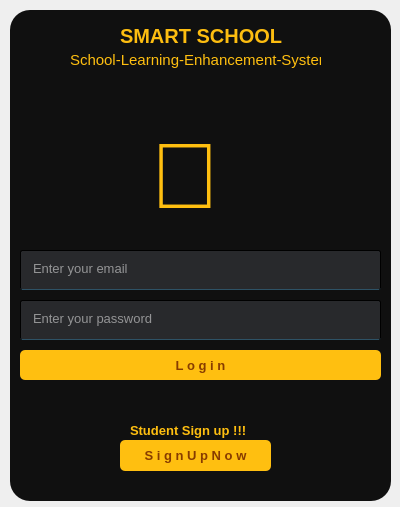
<?xml version="1.0" encoding="UTF-8"?>
<ui version="4.0">
 <class>Form</class>
 <widget class="QWidget" name="Form">
  <property name="geometry">
   <rect>
    <x>0</x>
    <y>0</y>
    <width>400</width>
    <height>507</height>
   </rect>
  </property>
  <property name="minimumSize">
   <size>
    <width>0</width>
    <height>0</height>
   </size>
  </property>
  <property name="windowTitle">
   <string>Form</string>
  </property>
  <widget class="QWidget" name="widget" native="true">
   <property name="enabled">
    <bool>true</bool>
   </property>
   <property name="geometry">
    <rect>
     <x>10</x>
     <y>10</y>
     <width>381</width>
     <height>491</height>
    </rect>
   </property>
   <property name="maximumSize">
    <size>
     <width>400</width>
     <height>500</height>
    </size>
   </property>
   <property name="styleSheet">
    <string notr="true">background-color:rgb(16,16,16,255);
border-radius:20px;
</string>
   </property>
   <widget class="QLineEdit" name="tb1">
    <property name="geometry">
     <rect>
      <x>10</x>
      <y>240</y>
      <width>361</width>
      <height>40</height>
     </rect>
    </property>
    <property name="font">
     <font>
      <pointsize>10</pointsize>
     </font>
    </property>
    <property name="styleSheet">
     <string notr="true">background-color:rgb(47,49,52,200);
color:rgb(255,255,255);
border-radius:2px;
padding-left:10px;
border:1px solid rgba(0,0,0);
border-bottom-color:rgb(46,82,102,255);
padding-bottom:3px</string>
    </property>
    <property name="echoMode">
     <enum>QLineEdit::Normal</enum>
    </property>
    <property name="placeholderText">
     <string>Enter your email</string>
    </property>
    <property name="clearButtonEnabled">
     <bool>true</bool>
    </property>
   </widget>
   <widget class="QLineEdit" name="tb2">
    <property name="geometry">
     <rect>
      <x>10</x>
      <y>290</y>
      <width>361</width>
      <height>40</height>
     </rect>
    </property>
    <property name="font">
     <font>
      <pointsize>10</pointsize>
     </font>
    </property>
    <property name="styleSheet">
     <string notr="true">background-color:rgb(47,49,52,200);
color:rgb(255,255,255);
border-radius:2px;
padding-left:10px;
border:1px solid rgba(0,0,0);
border-bottom-color:rgb(46,82,102,255);
padding-bottom:3px</string>
    </property>
    <property name="echoMode">
     <enum>QLineEdit::Password</enum>
    </property>
    <property name="placeholderText">
     <string>Enter your password</string>
    </property>
    <property name="clearButtonEnabled">
     <bool>true</bool>
    </property>
   </widget>
   <widget class="QPushButton" name="b1">
    <property name="geometry">
     <rect>
      <x>10</x>
      <y>340</y>
      <width>361</width>
      <height>30</height>
     </rect>
    </property>
    <property name="font">
     <font>
      <pointsize>10</pointsize>
      <weight>75</weight>
      <bold>true</bold>
     </font>
    </property>
    <property name="styleSheet">
     <string notr="true">QPushButton#b1 {
    background-color: rgb(255, 191, 16);
    color: rgb(135, 60, 0);
    border-radius: 5px;
}

QPushButton#b1:pressed {
    background-color: rgb(255, 255, 16);
}
</string>
    </property>
    <property name="text">
     <string>L o g i n</string>
    </property>
   </widget>
   <widget class="QLabel" name="label">
    <property name="geometry">
     <rect>
      <x>140</x>
      <y>110</y>
      <width>101</width>
      <height>111</height>
     </rect>
    </property>
    <property name="font">
     <font>
      <pointsize>70</pointsize>
     </font>
    </property>
    <property name="styleSheet">
     <string notr="true">color: rgb(255, 191, 16);</string>
    </property>
    <property name="text">
     <string></string>
    </property>
   </widget>
   <widget class="QLabel" name="label_2">
    <property name="geometry">
     <rect>
      <x>120</x>
      <y>410</y>
      <width>131</width>
      <height>21</height>
     </rect>
    </property>
    <property name="font">
     <font>
      <pointsize>10</pointsize>
      <weight>75</weight>
      <bold>true</bold>
     </font>
    </property>
    <property name="styleSheet">
     <string notr="true">color:rgb(255,191,16);</string>
    </property>
    <property name="text">
     <string>Student Sign up !!!</string>
    </property>
   </widget>
   <widget class="QPushButton" name="b2">
    <property name="geometry">
     <rect>
      <x>110</x>
      <y>430</y>
      <width>151</width>
      <height>31</height>
     </rect>
    </property>
    <property name="font">
     <font>
      <pointsize>10</pointsize>
      <weight>75</weight>
      <bold>true</bold>
     </font>
    </property>
    <property name="styleSheet">
     <string notr="true">QPushButton#b2 {
    background-color: rgb(255, 191, 16);
    color: rgb(135, 60, 0);
    border-radius: 5px;
}

QPushButton#b2:pressed {
    background-color: rgb(255, 255, 16);
}
</string>
    </property>
    <property name="text">
     <string>S i g n U p N o w</string>
    </property>
   </widget>
   <widget class="QLabel" name="label_3">
    <property name="geometry">
     <rect>
      <x>110</x>
      <y>0</y>
      <width>171</width>
      <height>51</height>
     </rect>
    </property>
    <property name="font">
     <font>
      <pointsize>15</pointsize>
      <weight>75</weight>
      <bold>true</bold>
      <strikeout>false</strikeout>
     </font>
    </property>
    <property name="styleSheet">
     <string notr="true">color: rgb(253, 189, 16);</string>
    </property>
    <property name="text">
     <string>SMART SCHOOL</string>
    </property>
   </widget>
   <widget class="QLabel" name="label_4">
    <property name="geometry">
     <rect>
      <x>60</x>
      <y>40</y>
      <width>251</width>
      <height>20</height>
     </rect>
    </property>
    <property name="font">
     <font>
      <pointsize>11</pointsize>
     </font>
    </property>
    <property name="styleSheet">
     <string notr="true">color: rgb(255, 191, 16);</string>
    </property>
    <property name="text">
     <string>School-Learning-Enhancement-System</string>
    </property>
   </widget>
  </widget>
 </widget>
 <resources/>
 <connections/>
</ui>
